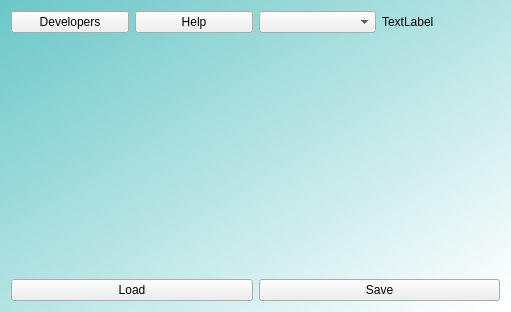
<?xml version="1.0" encoding="UTF-8"?>
<ui version="4.0">
 <class>Form</class>
 <widget class="QWidget" name="Form">
  <property name="geometry">
   <rect>
    <x>0</x>
    <y>0</y>
    <width>511</width>
    <height>312</height>
   </rect>
  </property>
  <property name="windowTitle">
   <string>Form</string>
  </property>
  <property name="styleSheet">
   <string notr="true">QWidget#Form{
background-color:qlineargradient(spread:pad, x1:0, y1:0, x2:0.990148, y2:0.971591, stop:0 rgba(106, 199, 199, 255), stop:1 rgba(255, 255, 255, 255));}</string>
  </property>
  <layout class="QGridLayout" name="gridLayout">
   <item row="2" column="2" colspan="2">
    <widget class="QPushButton" name="pushButton_save">
     <property name="text">
      <string>Save</string>
     </property>
    </widget>
   </item>
   <item row="0" column="2">
    <widget class="QComboBox" name="comboBox"/>
   </item>
   <item row="0" column="1">
    <widget class="QPushButton" name="pushButton_help">
     <property name="text">
      <string>Help</string>
     </property>
    </widget>
   </item>
   <item row="0" column="0">
    <widget class="QPushButton" name="pushButton_dev">
     <property name="text">
      <string>Developers</string>
     </property>
    </widget>
   </item>
   <item row="2" column="0" colspan="2">
    <widget class="QPushButton" name="pushButton_load">
     <property name="text">
      <string>Load</string>
     </property>
    </widget>
   </item>
   <item row="0" column="3">
    <widget class="QLabel" name="label_3">
     <property name="text">
      <string>TextLabel</string>
     </property>
    </widget>
   </item>
   <item row="1" column="0" colspan="2">
    <widget class="QLabel" name="label_1">
     <property name="text">
      <string/>
     </property>
    </widget>
   </item>
   <item row="1" column="2" colspan="2">
    <widget class="QLabel" name="label_2">
     <property name="text">
      <string/>
     </property>
    </widget>
   </item>
  </layout>
 </widget>
 <resources/>
 <connections/>
</ui>
